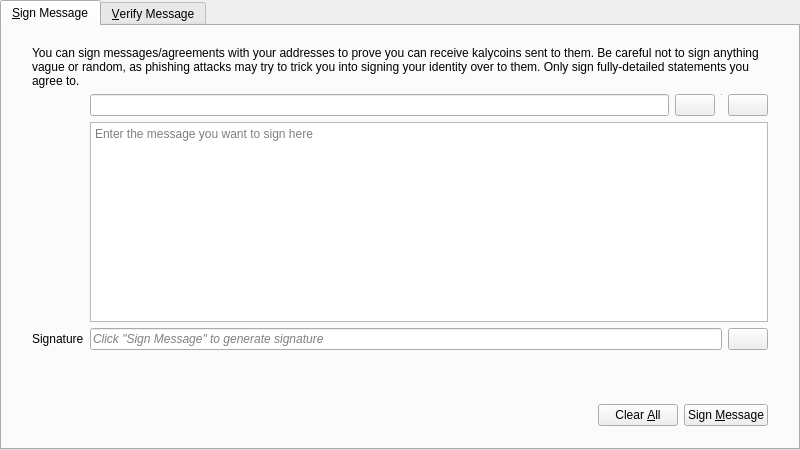
<?xml version="1.0" encoding="UTF-8"?>
<ui version="4.0">
 <class>SignVerifyMessageDialog</class>
 <widget class="QDialog" name="SignVerifyMessageDialog">
  <property name="geometry">
   <rect>
    <x>0</x>
    <y>0</y>
    <width>800</width>
    <height>450</height>
   </rect>
  </property>
  <property name="windowTitle">
   <string>Signatures - Sign / Verify a Message</string>
  </property>
  <property name="modal">
   <bool>true</bool>
  </property>
  <layout class="QVBoxLayout" name="verticalLayout">
   <property name="leftMargin">
    <number>0</number>
   </property>
   <property name="topMargin">
    <number>0</number>
   </property>
   <property name="rightMargin">
    <number>0</number>
   </property>
   <property name="bottomMargin">
    <number>0</number>
   </property>
   <item>
    <widget class="QTabWidget" name="tabWidget">
     <property name="currentIndex">
      <number>0</number>
     </property>
     <widget class="QWidget" name="tabSignMessage">
      <attribute name="title">
       <string>&amp;Sign Message</string>
      </attribute>
      <layout class="QVBoxLayout" name="verticalLayout_SM">
       <property name="leftMargin">
        <number>0</number>
       </property>
       <property name="topMargin">
        <number>0</number>
       </property>
       <property name="rightMargin">
        <number>0</number>
       </property>
       <property name="bottomMargin">
        <number>0</number>
       </property>
       <item>
        <layout class="QVBoxLayout" name="verticalLayout_3">
         <property name="leftMargin">
          <number>30</number>
         </property>
         <property name="topMargin">
          <number>20</number>
         </property>
         <property name="rightMargin">
          <number>30</number>
         </property>
         <property name="bottomMargin">
          <number>20</number>
         </property>
         <item>
          <layout class="QGridLayout" name="gridLayout">
           <item row="1" column="1">
            <layout class="QHBoxLayout" name="horizontalLayout_1_SM">
             <property name="spacing">
              <number>6</number>
             </property>
             <item>
              <widget class="QValidatedLineEdit" name="addressIn_SM">
               <property name="toolTip">
                <string>The Kalycoin address to sign the message with</string>
               </property>
              </widget>
             </item>
             <item>
              <widget class="KalycoinPushButton" name="addressBookButton_SM">
               <property name="toolTip">
                <string>Choose previously used address</string>
               </property>
               <property name="text">
                <string/>
               </property>
               <property name="icon">
                <iconset resource="../bitcoin.qrc">
                 <normaloff>:/icons/address-book</normaloff>:/icons/address-book</iconset>
               </property>
               <property name="shortcut">
                <string>Alt+A</string>
               </property>
               <property name="autoDefault">
                <bool>false</bool>
               </property>
              </widget>
             </item>
             <item>
              <widget class="Line" name="vLine">
               <property name="maximumSize">
                <size>
                 <width>1</width>
                 <height>22</height>
                </size>
               </property>
               <property name="orientation">
                <enum>Qt::Vertical</enum>
               </property>
              </widget>
             </item>
             <item>
              <widget class="KalycoinPushButton" name="pasteButton_SM">
               <property name="toolTip">
                <string>Paste address from clipboard</string>
               </property>
               <property name="text">
                <string/>
               </property>
               <property name="icon">
                <iconset resource="../bitcoin.qrc">
                 <normaloff>:/icons/editpaste</normaloff>:/icons/editpaste</iconset>
               </property>
               <property name="shortcut">
                <string>Alt+P</string>
               </property>
               <property name="autoDefault">
                <bool>false</bool>
               </property>
              </widget>
             </item>
            </layout>
           </item>
           <item row="2" column="1">
            <widget class="QPlainTextEdit" name="messageIn_SM">
             <property name="toolTip">
              <string>Enter the message you want to sign here</string>
             </property>
             <property name="placeholderText">
              <string>Enter the message you want to sign here</string>
             </property>
            </widget>
           </item>
           <item row="3" column="1">
            <layout class="QHBoxLayout" name="horizontalLayout_2_SM">
             <property name="spacing">
              <number>6</number>
             </property>
             <item>
              <widget class="QLineEdit" name="signatureOut_SM">
               <property name="font">
                <font>
                 <italic>true</italic>
                </font>
               </property>
               <property name="readOnly">
                <bool>true</bool>
               </property>
               <property name="placeholderText">
                <string>Click &quot;Sign Message&quot; to generate signature</string>
               </property>
              </widget>
             </item>
             <item>
              <widget class="KalycoinPushButton" name="copySignatureButton_SM">
               <property name="toolTip">
                <string>Copy the current signature to the system clipboard</string>
               </property>
               <property name="text">
                <string/>
               </property>
               <property name="icon">
                <iconset resource="../bitcoin.qrc">
                 <normaloff>:/icons/editcopy</normaloff>:/icons/editcopy</iconset>
               </property>
               <property name="autoDefault">
                <bool>false</bool>
               </property>
              </widget>
             </item>
            </layout>
           </item>
           <item row="3" column="0">
            <widget class="QLabel" name="signatureLabel_SM">
             <property name="text">
              <string>Signature</string>
             </property>
             <property name="textFormat">
              <enum>Qt::PlainText</enum>
             </property>
            </widget>
           </item>
           <item row="0" column="0" colspan="2">
            <widget class="QLabel" name="infoLabel_SM">
             <property name="text">
              <string>You can sign messages/agreements with your addresses to prove you can receive kalycoins sent to them. Be careful not to sign anything vague or random, as phishing attacks may try to trick you into signing your identity over to them. Only sign fully-detailed statements you agree to.</string>
             </property>
             <property name="textFormat">
              <enum>Qt::PlainText</enum>
             </property>
             <property name="wordWrap">
              <bool>true</bool>
             </property>
            </widget>
           </item>
          </layout>
         </item>
        </layout>
       </item>
       <item>
        <widget class="QWidget" name="buttonsContainerWhite" native="true">
         <layout class="QHBoxLayout" name="horizontalLayout">
          <property name="leftMargin">
           <number>30</number>
          </property>
          <property name="topMargin">
           <number>15</number>
          </property>
          <property name="rightMargin">
           <number>30</number>
          </property>
          <item>
           <spacer name="horizontalSpacer_1_SM">
            <property name="orientation">
             <enum>Qt::Horizontal</enum>
            </property>
            <property name="sizeHint" stdset="0">
             <size>
              <width>40</width>
              <height>48</height>
             </size>
            </property>
           </spacer>
          </item>
          <item>
           <widget class="QLabel" name="statusLabel_SM">
            <property name="font">
             <font>
              <weight>75</weight>
              <bold>true</bold>
             </font>
            </property>
            <property name="text">
             <string/>
            </property>
            <property name="wordWrap">
             <bool>true</bool>
            </property>
           </widget>
          </item>
          <item>
           <spacer name="horizontalSpacer_2_SM">
            <property name="orientation">
             <enum>Qt::Horizontal</enum>
            </property>
            <property name="sizeHint" stdset="0">
             <size>
              <width>40</width>
              <height>48</height>
             </size>
            </property>
           </spacer>
          </item>
          <item>
           <widget class="KalycoinPushButton" name="clearButton_SM">
            <property name="toolTip">
             <string>Reset all sign message fields</string>
            </property>
            <property name="text">
             <string>Clear &amp;All</string>
            </property>
            <property name="icon">
             <iconset resource="../bitcoin.qrc">
              <normaloff>:/icons/remove</normaloff>:/icons/remove</iconset>
            </property>
            <property name="autoDefault">
             <bool>false</bool>
            </property>
           </widget>
          </item>
          <item>
           <widget class="KalycoinPushButton" name="signMessageButton_SM">
            <property name="toolTip">
             <string>Sign the message to prove you own this Kalycoin address</string>
            </property>
            <property name="text">
             <string>Sign &amp;Message</string>
            </property>
            <property name="icon">
             <iconset resource="../bitcoin.qrc">
              <normaloff>:/icons/edit</normaloff>:/icons/edit</iconset>
            </property>
            <property name="autoDefault">
             <bool>false</bool>
            </property>
           </widget>
          </item>
         </layout>
        </widget>
       </item>
      </layout>
     </widget>
     <widget class="QWidget" name="tabVerifyMessage">
      <attribute name="title">
       <string>&amp;Verify Message</string>
      </attribute>
      <layout class="QVBoxLayout" name="verticalLayout_VM">
       <property name="leftMargin">
        <number>0</number>
       </property>
       <property name="topMargin">
        <number>0</number>
       </property>
       <property name="rightMargin">
        <number>0</number>
       </property>
       <property name="bottomMargin">
        <number>0</number>
       </property>
       <item>
        <layout class="QVBoxLayout" name="verticalLayout_2">
         <property name="leftMargin">
          <number>30</number>
         </property>
         <property name="topMargin">
          <number>20</number>
         </property>
         <property name="rightMargin">
          <number>30</number>
         </property>
         <property name="bottomMargin">
          <number>20</number>
         </property>
         <item>
          <widget class="QLabel" name="infoLabel_VM">
           <property name="text">
            <string>Enter the receiver's address, message (ensure you copy line breaks, spaces, tabs, etc. exactly) and signature below to verify the message. Be careful not to read more into the signature than what is in the signed message itself, to avoid being tricked by a man-in-the-middle attack. Note that this only proves the signing party receives with the address, it cannot prove sendership of any transaction!</string>
           </property>
           <property name="textFormat">
            <enum>Qt::PlainText</enum>
           </property>
           <property name="alignment">
            <set>Qt::AlignLeading|Qt::AlignLeft|Qt::AlignTop</set>
           </property>
           <property name="wordWrap">
            <bool>true</bool>
           </property>
          </widget>
         </item>
         <item>
          <layout class="QHBoxLayout" name="horizontalLayout_1_VM">
           <property name="spacing">
            <number>6</number>
           </property>
           <item>
            <widget class="QValidatedLineEdit" name="addressIn_VM">
             <property name="toolTip">
              <string>The Kalycoin address the message was signed with</string>
             </property>
            </widget>
           </item>
           <item>
            <widget class="KalycoinPushButton" name="addressBookButton_VM">
             <property name="toolTip">
              <string>Choose previously used address</string>
             </property>
             <property name="text">
              <string/>
             </property>
             <property name="icon">
              <iconset resource="../bitcoin.qrc">
               <normaloff>:/icons/address-book</normaloff>:/icons/address-book</iconset>
             </property>
             <property name="shortcut">
              <string>Alt+A</string>
             </property>
             <property name="autoDefault">
              <bool>false</bool>
             </property>
            </widget>
           </item>
          </layout>
         </item>
         <item>
          <widget class="QPlainTextEdit" name="messageIn_VM">
           <property name="toolTip">
            <string>The signed message to verify</string>
           </property>
           <property name="placeholderText">
            <string>The signed message to verify</string>
           </property>
          </widget>
         </item>
         <item>
          <widget class="QValidatedLineEdit" name="signatureIn_VM">
           <property name="toolTip">
            <string>The signature given when the message was signed</string>
           </property>
           <property name="placeholderText">
            <string>The signature given when the message was signed</string>
           </property>
          </widget>
         </item>
        </layout>
       </item>
       <item>
        <widget class="QWidget" name="buttonsContainerWhite_" native="true">
         <layout class="QHBoxLayout" name="horizontalLayout_2">
          <property name="leftMargin">
           <number>30</number>
          </property>
          <property name="topMargin">
           <number>15</number>
          </property>
          <property name="rightMargin">
           <number>30</number>
          </property>
          <item>
           <spacer name="horizontalSpacer_1_VM">
            <property name="orientation">
             <enum>Qt::Horizontal</enum>
            </property>
            <property name="sizeHint" stdset="0">
             <size>
              <width>40</width>
              <height>48</height>
             </size>
            </property>
           </spacer>
          </item>
          <item>
           <widget class="QLabel" name="statusLabel_VM">
            <property name="font">
             <font>
              <weight>75</weight>
              <bold>true</bold>
             </font>
            </property>
            <property name="text">
             <string/>
            </property>
            <property name="wordWrap">
             <bool>true</bool>
            </property>
           </widget>
          </item>
          <item>
           <spacer name="horizontalSpacer_2_VM">
            <property name="orientation">
             <enum>Qt::Horizontal</enum>
            </property>
            <property name="sizeHint" stdset="0">
             <size>
              <width>40</width>
              <height>48</height>
             </size>
            </property>
           </spacer>
          </item>
          <item>
           <widget class="KalycoinPushButton" name="clearButton_VM">
            <property name="toolTip">
             <string>Reset all verify message fields</string>
            </property>
            <property name="text">
             <string>Clear &amp;All</string>
            </property>
            <property name="icon">
             <iconset resource="../bitcoin.qrc">
              <normaloff>:/icons/remove</normaloff>:/icons/remove</iconset>
            </property>
            <property name="autoDefault">
             <bool>false</bool>
            </property>
           </widget>
          </item>
          <item>
           <widget class="KalycoinPushButton" name="verifyMessageButton_VM">
            <property name="toolTip">
             <string>Verify the message to ensure it was signed with the specified Kalycoin address</string>
            </property>
            <property name="text">
             <string>Verify &amp;Message</string>
            </property>
            <property name="icon">
             <iconset resource="../bitcoin.qrc">
              <normaloff>:/icons/transaction_0</normaloff>:/icons/transaction_0</iconset>
            </property>
            <property name="autoDefault">
             <bool>false</bool>
            </property>
           </widget>
          </item>
         </layout>
        </widget>
       </item>
      </layout>
     </widget>
    </widget>
   </item>
  </layout>
 </widget>
 <customwidgets>
  <customwidget>
   <class>QValidatedLineEdit</class>
   <extends>QLineEdit</extends>
   <header>qt/qvalidatedlineedit.h</header>
  </customwidget>
  <customwidget>
   <class>KalycoinPushButton</class>
   <extends>QPushButton</extends>
   <header>qt/kalycoinpushbutton.h</header>
  </customwidget>
 </customwidgets>
 <resources>
  <include location="../bitcoin.qrc"/>
 </resources>
 <connections/>
</ui>
